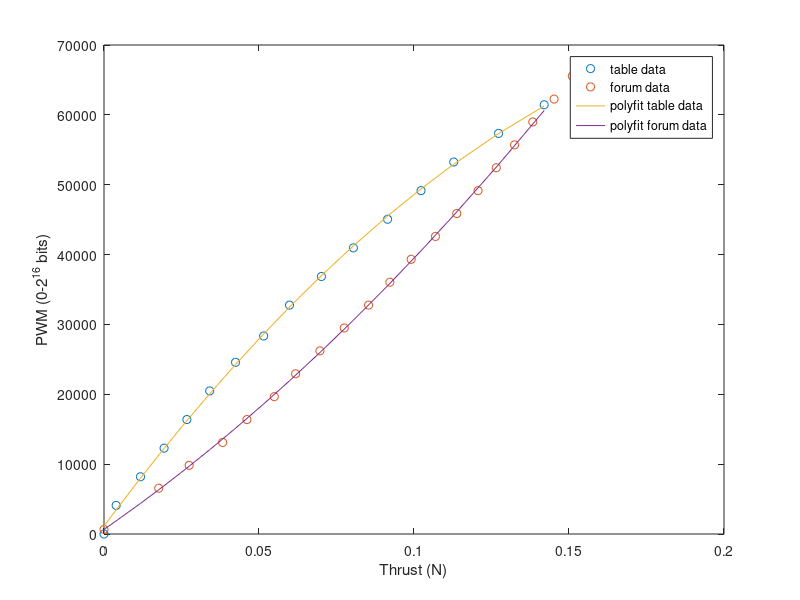

The MATLAB source for this figure:
%% LQR controller openmodelica
l = 0.05;
Iyy = 1.436e-5;
Ixx = 1.395e-5;
Izz = 2.173e-5;
g = 9.81;
m = 0.027;
k = 2.75e-11;
b = 1e-9;

A = zeros(8);
B = zeros(8,4);

A(1,2) = 1;
A(3,4) = 1;
A(5,6) = 1;
A(7,8) = 1;

B(2,:) = -ones(4,1)/m;
B(4,:) = [-l -l l l] /(Ixx * sqrt(2)); % theta roll
B(6,:) = [l -l -l l] /(Iyy * sqrt(2)); % phi pitch
B(8,:) = [l -l l -l] * k/(b*Izz); % psi yaw

Q = diag([1000 100 10000 100 10000 100 0.001 10 ]); % punish angular not angular velocity
R = diag([1 1 1 1]);

[K, ~, E] = lqr(A, B, Q, R)

%% LQR controller crazyflie
l = 0.05;
Iyy = 1.436e-5;
Ixx = 1.395e-5;
Izz = 2.173e-5;
g = 9.81;
m = 0.027;
k = 2.75e-11;
b = 1e-9;

A = zeros(6);
B = zeros(6,4);

A(1,2) = 1;
A(3,4) = 1;
A(5,6) = 1;
%A(7,8) = 1;

%B(2,:) = -ones(4,1)/m;
B(2,:) = [-l -l l l] /(Ixx * sqrt(2)); % theta roll
B(4,:) = [l -l -l l] /(Iyy * sqrt(2)); % phi pitch
B(6,:) = [l -l l -l] * k/(b*Izz); % psi yaw

Q = diag([20 2 20 2 0.01 0.1 ]); % punish angular not angular velocity
R = diag([10000 10000 10000 10000]);

[K, ~, E] = lqr(A, B, Q, R)

%% pwm
clear all
% MAX thrust (data from https://www.bitcraze.io/crazyflie-2/)
g = 9.81; %m/s^2
m = 0.027; % kg
take_off_weight = 0.042; % g
TMaxGrams = (m + take_off_weight)*1e3; % grams
TMaxNewton = TMaxGrams * g*1e-3
m*g/4
%% PWM mapping
%(data from https://wiki.bitcraze.io/misc:investigations:thrust)

% thrust in grams converted to Newton and divided by the number of motors
x = 9.81e-3/4 * [0.0 1.6 4.8 7.9 10.9 13.9 17.3 21.0 24.4 28.6 32.8 37.3 41.7 46.0 51.9 57.9];
x2 = 9.81e-3 * [0 1.8 2.8 3.9 4.7 5.6 6.3 7.1 7.9 8.7 9.4 10.1 10.9 11.6 12.3 12.9 13.5 14.1 14.8 15.4];
y2 = 2^16/100 * [1 10:5:100];
% pwm in % converted to u_int16
y = 2^16/100 *[0 6.25 12.5 18.75 25 31.25 37.5 43.25 50 56.25 62.5 68.75 75 81.25 87.5 93.75];
A = polyfit(x,y,2)
B = polyfit(x2,y2,2)
TtoPWM= @(T) A(1)*T.^2 + A(2)*T + A(3);
TtoPWMB= @(T) B(1)*T.^2 + B(2)*T + B(3);
TtoPWM(0.15)
TtoPWMB(m*g/4)

plot(x, y, 'o')
hold on
plot(x2, y2, 'o')
plot(x, TtoPWM(x))
plot(x, TtoPWMB(x))
hold off

ylabel('PWM (0-2^{16} bits)')
xlabel('Thrust (N)')
legend('table data', 'forum data', 'polyfit table data', 'polyfit forum data')